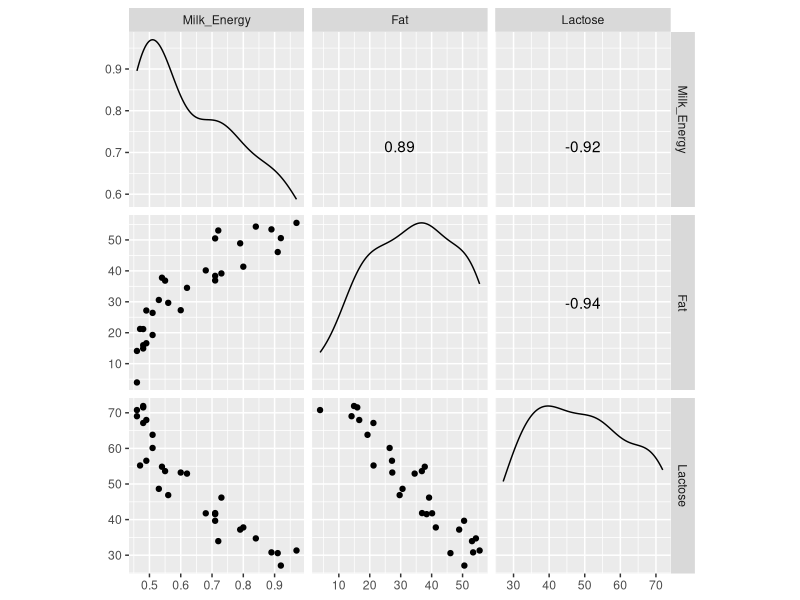
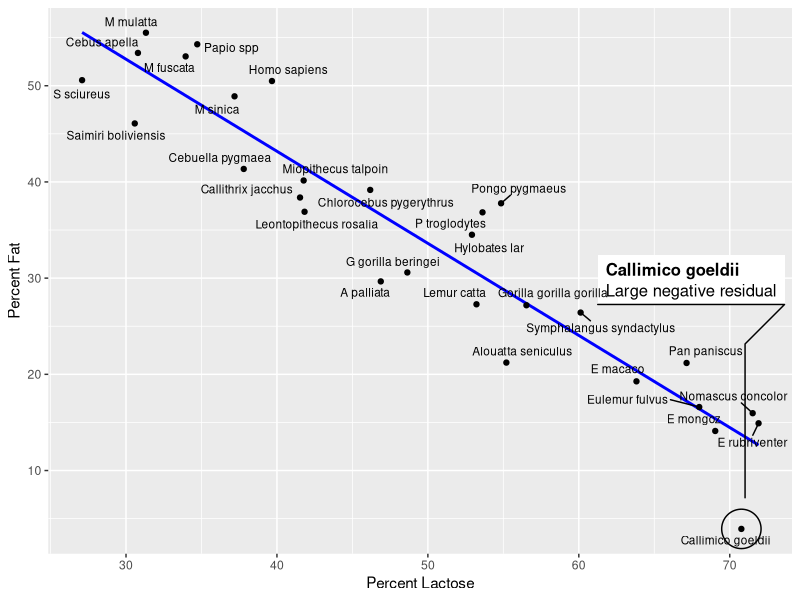
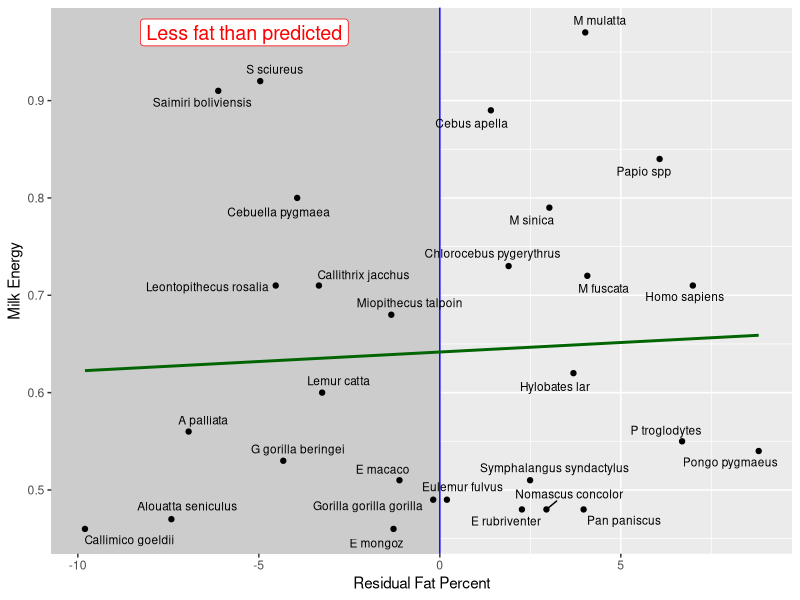
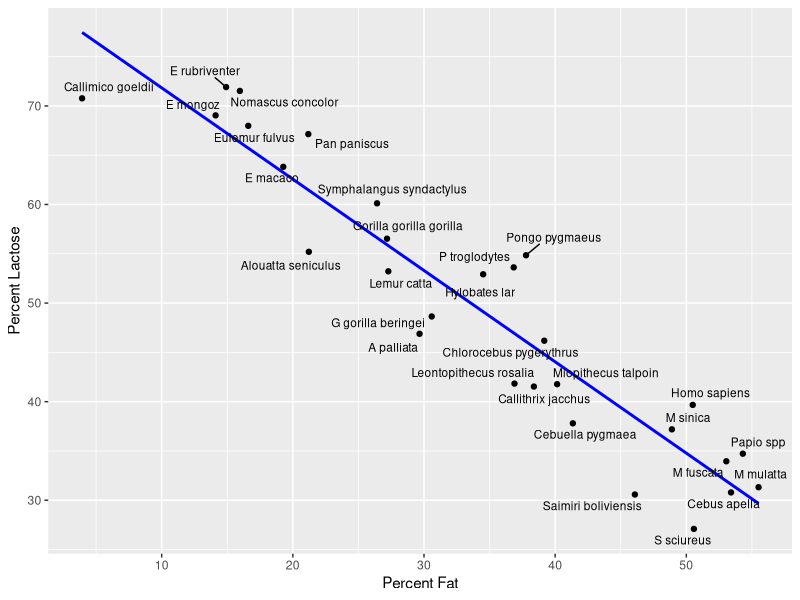
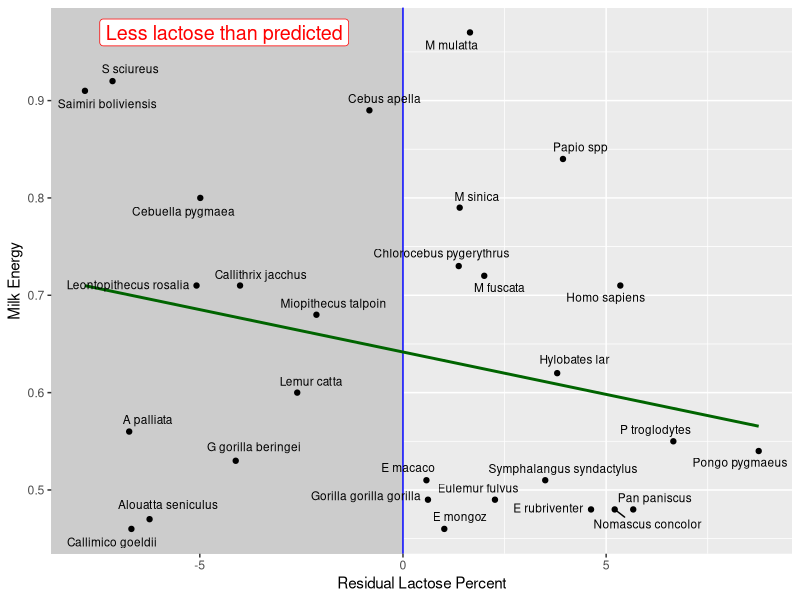

Reproduce these figures in R, in order. (Note: this script raises an error after producing the figures.)
## ---- chunk 1
library(tidyverse)
library(ggrepel)
library(cowplot)
library(readxl)
library(knitr)
# library(rgl)
library(GGally)
library(knitr)
library(ggforce)
# knit_hooks$set(webgl = hook_webgl)
knitr::opts_chunk$set(cache = TRUE)
## ---- chunk 2
milk <- read_excel("../data/Milk.xlsx", na = "NA")
M <- milk %>% select(species, kcal.per.g, perc.fat, perc.lactose) %>%
  drop_na()
names(M) <- c("Species", "Milk_Energy", "Fat", "Lactose")
ggscatmat(M, columns = 2:4)
## ---- chunk 3
fm <- lm(Milk_Energy ~ Fat + Lactose, data = M)
summary(fm)
## ---- chunk 4
fm_Lact <- lm(Fat ~ Lactose, data = M)
M$resid_Lact <- residuals(fm_Lact)
head(M)
## ---- chunk 5
desc <- 'Large negative residual'

ggplot(M, aes(Lactose, Fat, label = Species)) +
  geom_smooth(method = "lm", se = FALSE, color = "blue") +
  geom_point() +
  labs(x = "Percent Lactose", y = "Percent Fat") +
  geom_mark_ellipse(aes(filter = Species == "Callimico goeldii",
                        description = desc),
                    label.buffer = unit(50, "mm")) +
  geom_text_repel(size = 3, force = 15)
## ---- chunk 6
ggplot(M, aes(resid_Lact, Milk_Energy,
                               label = Species)) +
  geom_rect(aes(xmin = -Inf, xmax = 0, ymin = -Inf, ymax = Inf), fill = "gray80") +
  geom_vline(xintercept = 0, color = "blue") +
  geom_smooth(method = "lm", se = FALSE, color = "darkgreen") +
  geom_point() +
  labs(x = "Residual Fat Percent", y = "Milk Energy") +
  annotate(geom = "label", x = -5.4, y = 0.97, label = "Less fat than predicted",
           color = "red", size = 5) +
  geom_text_repel(size = 3, force = 15)
## ---- chunk 7
coef(lm(Milk_Energy ~ resid_Lact, data = M))
coef(fm)
## ---- chunk 8
fm_Fat <- lm(Lactose ~ Fat, data = M)
M$resid_Fat <- residuals(fm_Fat)
## ---- chunk 9
ggplot(M, aes(Fat, Lactose, label = Species)) +
  geom_smooth(method = "lm", se = FALSE, color = "blue") +
  geom_point() +
  labs(y = "Percent Lactose", x = "Percent Fat") +
  geom_text_repel(size = 3, force = 15)
## ---- chunk 10
ggplot(M, aes(resid_Fat, Milk_Energy,
                              label = Species)) +
  geom_rect(aes(xmin = -Inf, xmax = 0, ymin = -Inf, ymax = Inf), fill = "gray80") +
  geom_vline(xintercept = 0, color = "blue") +
  geom_smooth(method = "lm", se = FALSE, color = "darkgreen") +
  geom_point() +
  labs(x = "Residual Lactose Percent", y = "Milk Energy") +
  annotate(geom = "label", x = -4.4, y = 0.97, label = "Less lactose than predicted",
           color = "red", size = 5) +
  geom_text_repel(size = 3, force = 15)
## ---- chunk 11
coef(lm(Milk_Energy ~ resid_Fat, data = M))
coef(fm)
## ---- chunk 12
plot_grid(F_v_L, L_v_F, ncol = 2)
## ---- chunk 13
plot_grid(milk_res_lact, milk_res_fat, ncol = 2)
coef(fm)
## ---- chunk 14
yy <- data.frame(SoilType = c(1, 1, 1, 1, 1, 1, 0, 0, 0, 0, 0, 0),
                 LightLevel = c(1, 1, 1, 0, 0, 0, 1, 1, 1, 0, 0, 0))
knitr::kable(head(yy))
## ---- chunk 15
ggplot(yy, aes(LightLevel, SoilType)) +
  geom_jitter(width=0.05, height=0.05, alpha=0.5) +
  geom_smooth(method = "lm", se = FALSE)
## ---- chunk 16
yy <- data.frame(SoilType = c(0, 0, 0, 1, 1, 1, 1, 1, 1, 1, 1, 1, 0, 0, 0, 0, 0, 0, 0),
                 LightLevel = c(0, 0, 0, 1, 1, 1, 1, 1, 1, 0, 0, 0, 1, 1, 1, 0, 0, 0, 0))
knitr::kable(head(yy))
## ---- chunk 17
ggplot(yy, aes(LightLevel, SoilType)) +
  geom_jitter(width=0.05, height=0.05, alpha=0.5) +
  geom_smooth(method = "lm", se = FALSE)
